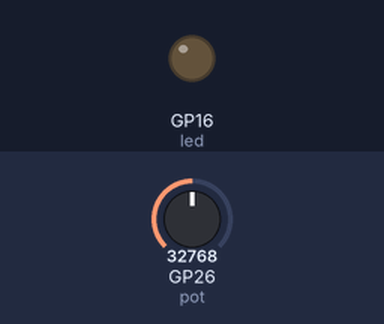
A program run on a simulated Raspberry Pi Pico running MicroPython. On the bench: output pins drawn as LEDs (lit = HIGH). The inputs (shaded band) are chosen by the test bench; at power-on: GP26 (pot) = 32768 (analog values on the 0–65535 scale).

Above: at 1.2 s.
1.3 s: GP26 (pot) set to 0
At 2.0 s:
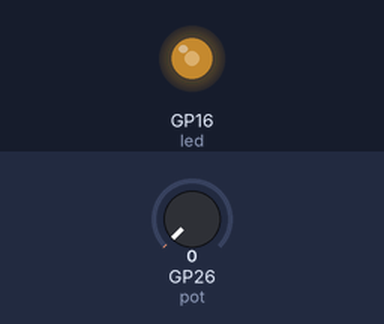
Timing chart, 0 to 4.3 s (numbered marks = the images above; inputs shaded):
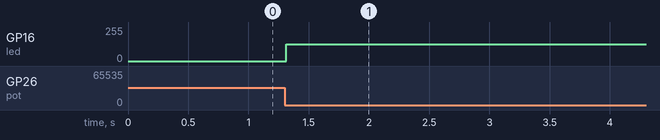

The program:

teste_adc.py
```python
import machine
import utime

led = machine.PWM(machine.Pin(16))
pot = machine.ADC(26)


while True:
    #print(pot.read_u16())
    for i in range(0,pot.read_u16(),+100):
        utime.sleep_us(50)
        led.duty_u16(i)
    #print("increase",i)
    for i in range(pot.read_u16(),0,-100):
        utime.sleep_us(100)
        led.duty_u16(i)
        #print("decrease")
```
